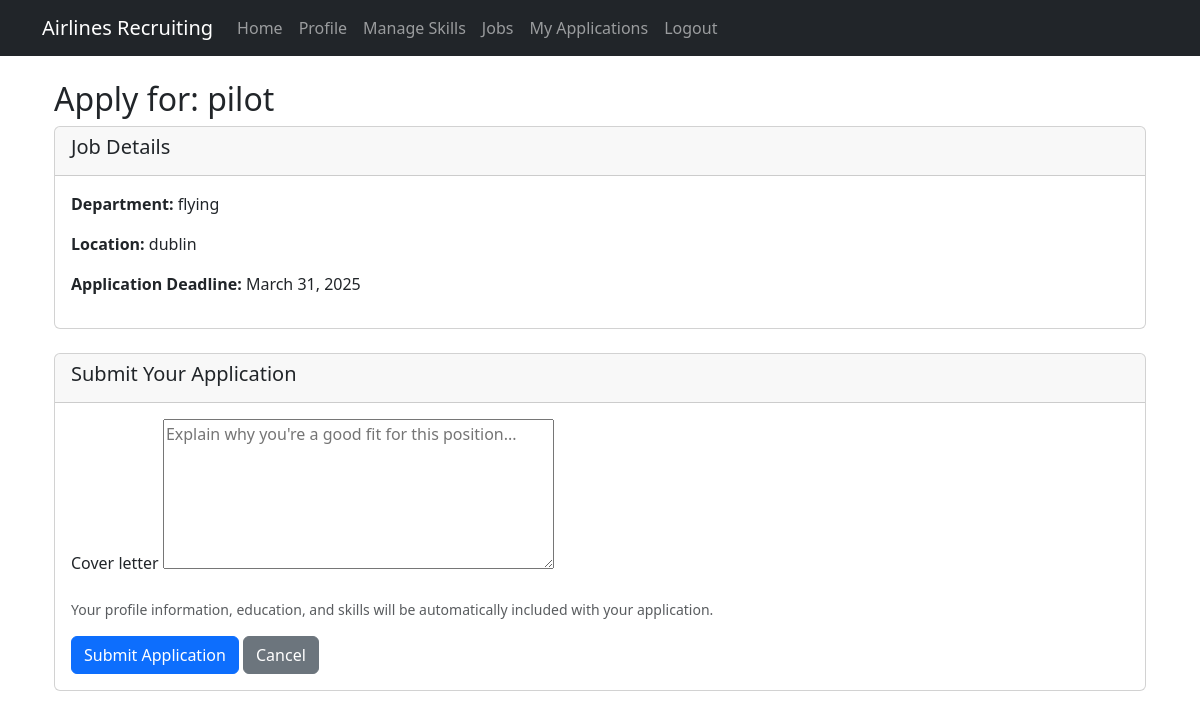
Page /jobs/1/apply/ (signed in) on the committed database.
### home/models.py (models this page shows, shortened)
class JobPosting(models.Model):
    title = models.CharField(max_length=100)
    department = models.CharField(max_length=100, null=True, blank=True)
    location = models.CharField(max_length=100, null=True, blank=True)
    description = models.TextField(null=True, blank=True)
    requirements = models.TextField(null=True, blank=True)
    salary_range = models.CharField(max_length=50, blank=True, null=True)
    posted_by = models.ForeignKey(User, on_delete=models.CASCADE, related_name='job_postings', null=True)
    posted_date = models.DateTimeField(auto_now_add=True)
    deadline = models.DateTimeField(null=True, blank=True)
    is_active = models.BooleanField(default=True)

### home/views.py (the view)
# urls.py: path('jobs/<int:job_id>/apply/', views.apply_for_job, name='apply_for_job'),
@login_required
def apply_for_job(request, job_id):
    if request.user.role != 'candidate':
        messages.error(request, "Only candidates can apply for jobs.")
        return redirect('job_list')
    job = get_object_or_404(JobPosting, pk=job_id)
    try:
        candidate = Candidate.objects.get(user=request.user)
    except Candidate.DoesNotExist:
        messages.error(request, "Candidate profile not found.")
        return redirect('job_list')
    if JobApplication.objects.filter(job=job, candidate=candidate).exists():
        messages.info(request, "You have already applied for this job.")
        return redirect('job_detail', job_id=job_id)
    if request.method == 'POST':
        form = JobApplicationForm(request.POST)
        if form.is_valid():
            application = form.save(commit=False)
            application.job = job
            application.candidate = candidate
            application.save()
            messages.success(request, f"You have successfully applied for {job.title}!")
            return redirect('job_list')
    else:
        form = JobApplicationForm()
    context = {
        'job': job,
        'form': form
    }
    return render(request, 'apply_for_job.html', context)

### home/forms.py
class JobApplicationForm(forms.ModelForm):
    class Meta:
        model = JobApplication
        fields = ['cover_letter']
        widgets = {
            'cover_letter': forms.Textarea(attrs={
                'rows': 6,
                'placeholder': 'Explain why you\'re a good fit for this position...'
            }),
        }

### home/templates/apply_for_job.html (shortened to what this page needs)
{% extends "base.html" %} {% block content %}
<div class="container mt-4">
  <h2>Apply for: {{ job.title }}</h2>
  <div class="card mb-4">
    <div class="card-header">
      <h5>Job Details</h5>
    </div>
    <div class="card-body">
      <p><strong>Department:</strong> {{ job.department }}</p>
      <p><strong>Location:</strong> {{ job.location }}</p>
      <p>
        <strong>Application Deadline:</strong> {{ job.deadline|date:"F d, Y" }}
      </p>
    </div>
  </div>
  <div class="card">
    <div class="card-header">
      <h5>Submit Your Application</h5>
    </div>
    <div class="card-body">
      <form method="POST">
        {% csrf_token %} {% for field in form %}
        <div class="mb-3">
          <label for="{{ field.id_for_label }}" class="form-label"
            >{{ field.label }}</label
          >
          {{ field }}
        </div>
        {% endfor %}
        <div class="form-text mb-3">
          Your profile information, education, and skills will be automatically
          included with your application.
        </div>
        <button type="submit" class="btn btn-primary">
          Submit Application
        </button>
        <a href="{% url 'job_detail' job_id=job.id %}" class="btn btn-secondary"
          >Cancel</a
        >
      </form>
    </div>
  </div>
</div>
{% endblock %}

### rows in the picture
JobPosting: title "pilot", department "flying", location "dublin", deadline "March 31, 2025"

### other values in the picture
{{ field.label }} "Cover letter"
